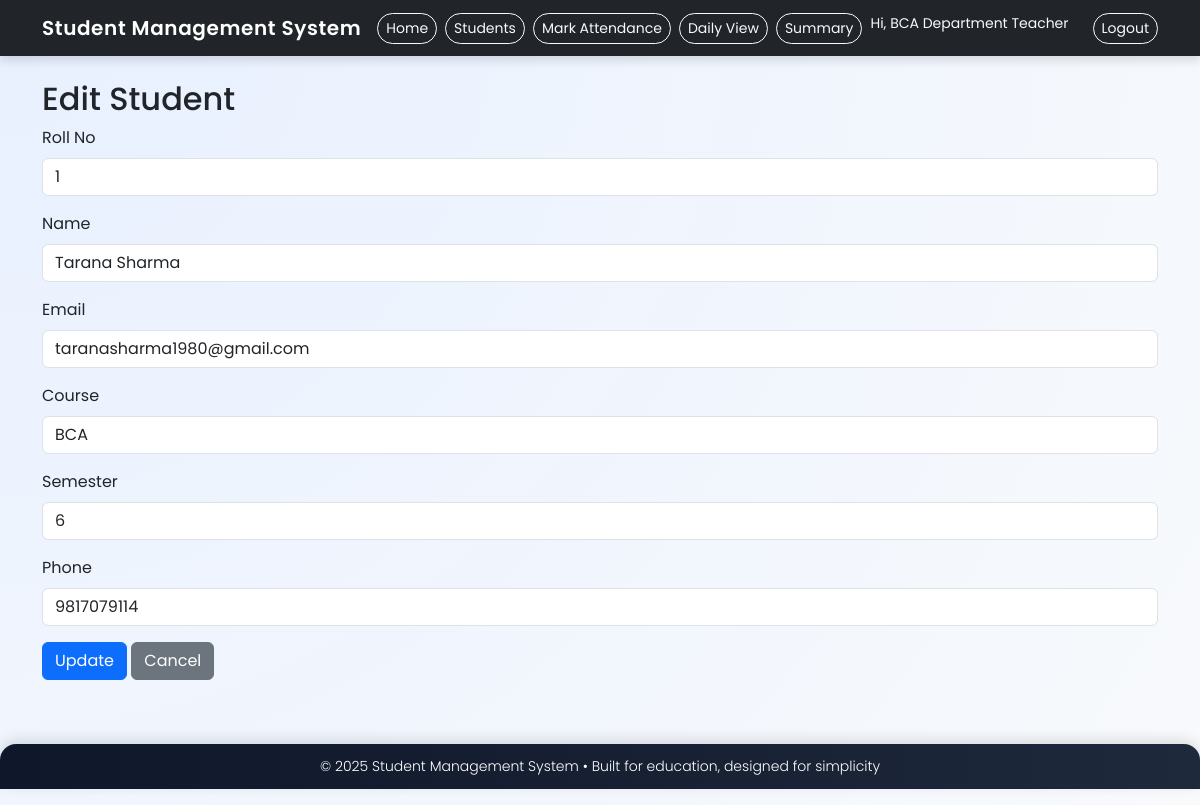
The app's page /edit/1 (signed in) with its own data.
### tables this page shows
CREATE TABLE students (
    id INTEGER PRIMARY KEY AUTOINCREMENT,
    roll_no TEXT NOT NULL,
    name TEXT NOT NULL,
    email TEXT,
    course TEXT,
    semester INTEGER,
    phone TEXT,
    department TEXT NOT NULL
);

### app.py (the view, shortened to what this page needs)
@app.route("/edit/<int:id>", methods=["GET", "POST"])
def edit_student(id):
    if not require_login():
        return redirect(url_for("login"))
    department = current_department()
    conn = get_db_connection()
    student = conn.execute(
        "SELECT * FROM students WHERE id = ? AND department = ?",
        (id, department),
    ).fetchone()
    if not student:
        conn.close()
        return "Student not found or not in your department.", 404
    conn.close()
    return render_template("edit_student.html", student=student)

### app.py (called while the page is built)
def get_db_connection():
    conn = sqlite3.connect(DB_NAME)
    conn.row_factory = sqlite3.Row
    return conn

def require_login():
    if "teacher_id" not in session:
        flash("Please login as a teacher to continue.", "danger")
        return False
    return True

def current_department():
    return session.get("teacher_department")

### templates/edit_student.html
{% extends "base.html" %}
{% block content %}
<h2>Edit Student</h2>
<form method="post">
    <div class="mb-3">
        <label class="form-label">Roll No</label>
        <input type="text" name="roll_no" class="form-control" value="{{ student.roll_no }}" required>
    </div>
    <div class="mb-3">
        <label class="form-label">Name</label>
        <input type="text" name="name" class="form-control" value="{{ student.name }}" required>
    </div>
    <div class="mb-3">
        <label class="form-label">Email</label>
        <input type="email" name="email" class="form-control" value="{{ student.email }}">
    </div>
    <div class="mb-3">
        <label class="form-label">Course</label>
        <input type="text" name="course" class="form-control" value="{{ student.course }}">
    </div>
    <div class="mb-3">
        <label class="form-label">Semester</label>
        <input type="number" name="semester" class="form-control" value="{{ student.semester }}">
    </div>
    <div class="mb-3">
        <label class="form-label">Phone</label>
        <input type="text" name="phone" class="form-control" value="{{ student.phone }}">
    </div>
    <button type="submit" class="btn btn-primary">Update</button>
    <a href="{{ url_for('students') }}" class="btn btn-secondary">Cancel</a>
</form>
{% endblock %}

### templates/base.html (style rules this page uses)
body { font-family: "Poppins", system-ui, -apple-system, BlinkMacSystemFont, "Segoe UI", sans-serif; background: radial-gradient(circle at top left, #e8f0ff, #f8fafc); min-height: 100vh; }

### records on screen
students: roll_no "1", name "Tarana Sharma", email "taranasharma1980@gmail.com", course "BCA", semester "6", phone "9817079114"

### other values on screen
{{ session.teacher_name }} "BCA Department Teacher"
